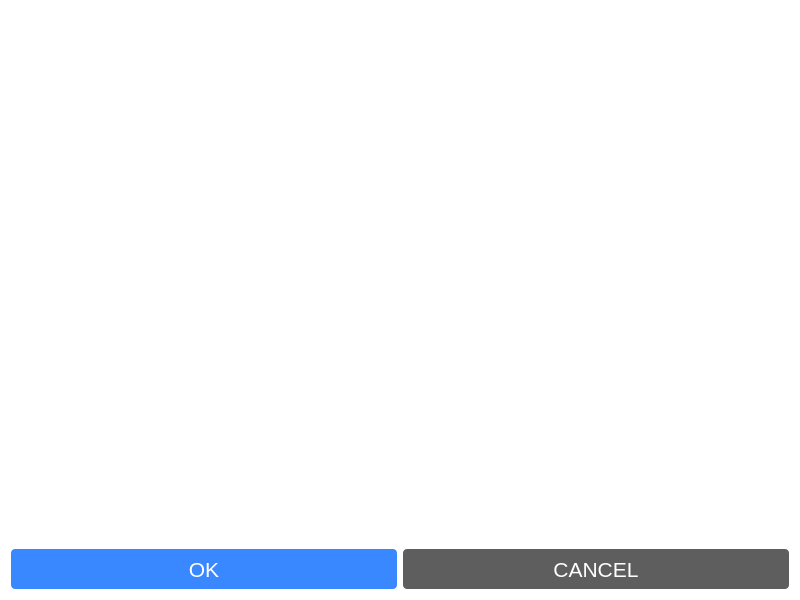
<?xml version="1.0" encoding="UTF-8"?>
<ui version="4.0">
 <class>ActionEditor</class>
 <widget class="QDialog" name="ActionEditor">
  <property name="geometry">
   <rect>
    <x>0</x>
    <y>0</y>
    <width>800</width>
    <height>600</height>
   </rect>
  </property>
  <property name="windowTitle">
   <string>Dialog</string>
  </property>
  <property name="styleSheet">
   <string notr="true">background-color: rgb(255, 255, 255);</string>
  </property>
  <layout class="QVBoxLayout" name="verticalLayout_2" stretch="0,0,0">
   <item>
    <layout class="QVBoxLayout" name="verticalLayout"/>
   </item>
   <item>
    <spacer name="verticalSpacer">
     <property name="orientation">
      <enum>Qt::Vertical</enum>
     </property>
     <property name="sizeHint" stdset="0">
      <size>
       <width>20</width>
       <height>40</height>
      </size>
     </property>
    </spacer>
   </item>
   <item>
    <layout class="QHBoxLayout" name="horizontalLayout">
     <property name="spacing">
      <number>6</number>
     </property>
     <property name="sizeConstraint">
      <enum>QLayout::SetFixedSize</enum>
     </property>
     <item>
      <widget class="QPushButton" name="pushButtonOk">
       <property name="minimumSize">
        <size>
         <width>0</width>
         <height>40</height>
        </size>
       </property>
       <property name="maximumSize">
        <size>
         <width>16777215</width>
         <height>40</height>
        </size>
       </property>
       <property name="font">
        <font>
         <family>Arial</family>
         <pointsize>16</pointsize>
        </font>
       </property>
       <property name="styleSheet">
        <string notr="true">background-color: rgb(57, 136, 255);
color: rgb(255, 255, 255);
border-radius: 4px;</string>
       </property>
       <property name="text">
        <string>OK</string>
       </property>
      </widget>
     </item>
     <item>
      <widget class="QPushButton" name="pushButtonCancel">
       <property name="minimumSize">
        <size>
         <width>0</width>
         <height>40</height>
        </size>
       </property>
       <property name="maximumSize">
        <size>
         <width>16777215</width>
         <height>40</height>
        </size>
       </property>
       <property name="font">
        <font>
         <family>Arial</family>
         <pointsize>16</pointsize>
        </font>
       </property>
       <property name="styleSheet">
        <string notr="true">color: rgb(255, 255, 255);
background-color: rgba(95, 94, 94, 1);
border-radius: 4px;</string>
       </property>
       <property name="text">
        <string>CANCEL</string>
       </property>
      </widget>
     </item>
    </layout>
   </item>
  </layout>
 </widget>
 <resources/>
 <connections/>
</ui>
